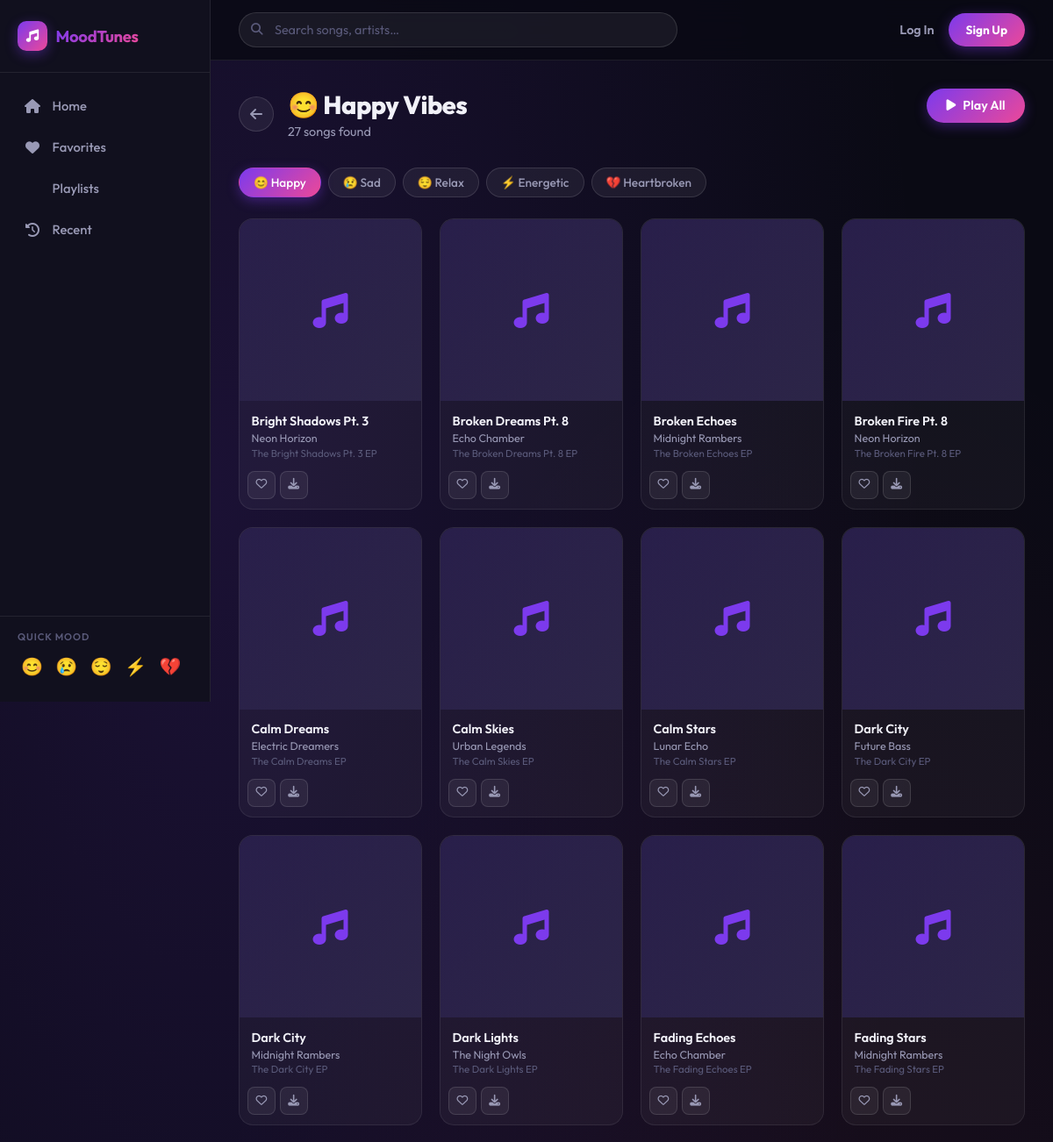
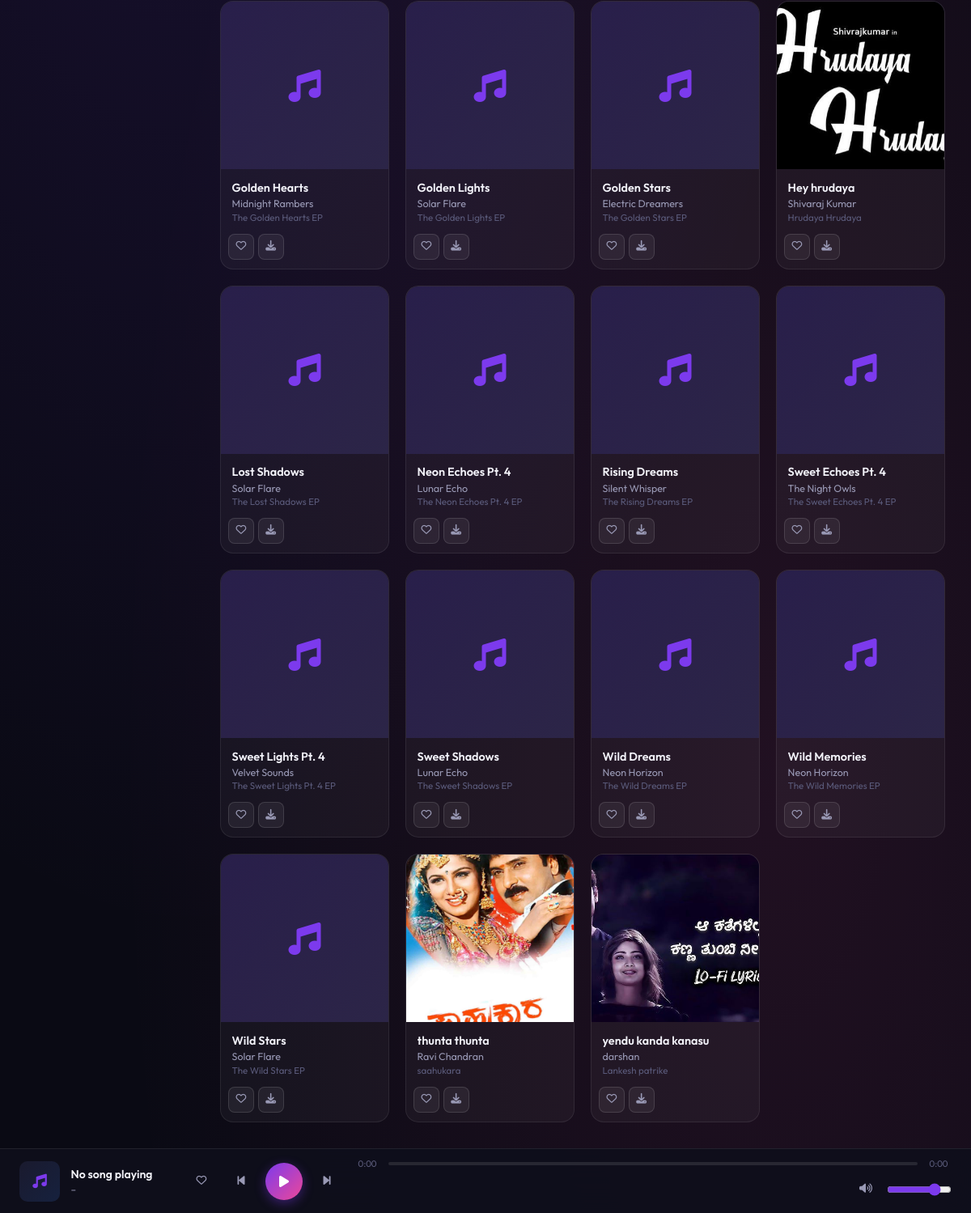
The page /recommend/?emotion=Happy on the database its author committed (2 pictures, top to bottom).
### music/models.py (models this page shows, shortened)
class Song(models.Model):
    EMOTION_CHOICES = [
        ('Happy', 'Happy'),
        ('Sad', 'Sad'),
        ('Relax', 'Relax'),
        ('Energetic', 'Energetic'),
        ('Heartbroken', 'Heartbroken'),
    ]
    title = models.CharField(max_length=200)
    slug = AutoSlugField(populate_from='title', unique=True, always_update=False, null=True, blank=True)
    artist = models.CharField(max_length=200)
    album = models.CharField(max_length=200, blank=True, default='')
    emotion = models.CharField(max_length=50, choices=EMOTION_CHOICES)
    audio_file = models.FileField(upload_to='songs/', blank=True, null=True)
    audio_url = models.URLField(max_length=500, blank=True, null=True)
    cover_image = models.ImageField(upload_to='covers/', blank=True, null=True)
    cover_url = models.URLField(max_length=500, blank=True, null=True)
    duration = models.CharField(max_length=10, blank=True, default='')  # e.g. "3:45"
    seo_title = models.CharField(max_length=255, blank=True, null=True)
    seo_description = models.TextField(blank=True, null=True)
    created_at = models.DateTimeField(auto_now_add=True)
    class Meta:
        ordering = ['title']

### music/views.py (the view)
# urls.py: path('recommend/', views.recommend, name='recommend'),
def recommend(request):
    emotion = request.GET.get('emotion', '')
    songs = Song.objects.filter(emotion__iexact=emotion) if emotion else Song.objects.none()
    favorite_ids = _get_favorite_ids(request)
    if request.user.is_authenticated:
        playlists = Playlist.objects.filter(user=request.user)
    else:
        playlists = Playlist.objects.filter(session_key=_get_session_key(request))
    emotions = [
        {'key': 'Happy',       'emoji': '😊', 'color': '#f9c74f'},
        {'key': 'Sad',         'emoji': '😢', 'color': '#4cc9f0'},
        {'key': 'Relax',       'emoji': '😌', 'color': '#80b918'},
        {'key': 'Energetic',   'emoji': '⚡', 'color': '#f77f00'},
        {'key': 'Heartbroken', 'emoji': '💔', 'color': '#e63946'},
    ]
    return render(request, 'music/recommendations.html', {
        'emotion': emotion,
        'songs': songs,
        'favorite_ids': list(favorite_ids),
        'playlists': playlists,
        'emotions': emotions,
    })

### music/views.py (called while the page is built)
def _get_session_key(request):
    if not request.session.session_key:
        request.session.create()
    return request.session.session_key

def _get_favorite_ids(request):
    if request.user.is_authenticated:
        return set(Favorite.objects.filter(user=request.user).values_list('song_id', flat=True))
    sk = _get_session_key(request)
    return set(Favorite.objects.filter(session_key=sk).values_list('song_id', flat=True))

### music/templates/music/recommendations.html (shortened to what this page needs)
{% extends 'music/base.html' %}
{% load static %}
{% block content %}
<div class="page-header">
    <div class="page-header-left">
        <a href="{% url 'home' %}" class="back-btn"><i class="fas fa-arrow-left"></i></a>
        <div>
            <h1 class="page-title">
                {% for emo in emotions %}{% if emo.key == emotion %}{{ emo.emoji }} {% endif %}{% endfor %}
                {{ emotion }} Vibes
            </h1>
            <p class="page-subtitle">{{ songs|length }} song{{ songs|length|pluralize }} found</p>
        </div>
    </div>
    {% if songs %}
    <button class="btn-primary" id="playAllBtn" onclick="playAllSongs()">
        <i class="fas fa-play"></i> Play All
    </button>
    {% endif %}
</div>
<div class="emotion-tabs">
    {% for emo in emotions %}
    <a href="{% url 'recommend' %}?emotion={{ emo.key }}"
        class="emotion-tab {% if emo.key == emotion %}active{% endif %}" style="--emo-color: {{ emo.color }}">
        {{ emo.emoji }} {{ emo.key }}
    </a>
    {% endfor %}
</div>
{% if songs %}
<div class="songs-grid" id="songsGrid">
    {% for song in songs %}
    <div class="song-card" data-song-id="{{ song.id }}"
        data-audio="{% if song.audio_url %}{{ song.audio_url }}{% else %}{{ song.audio_file.url }}{% endif %}"
        data-title="{{ song.title }}" data-artist="{{ song.artist }}"
        data-cover="{% if song.cover_image %}{% if song.cover_url %}{{ song.cover_url }}{% elif song.cover_image %}{{ song.cover_image.url }}{% else %}/static/music/img/default_cover.png{% endif %}{% endif %}">
        <div class="card-cover" onclick="playSongFromCard(this.closest('.song-card'))">
            {% if song.cover_image %}
            <img src="{% if song.cover_url %}{{ song.cover_url }}{% elif song.cover_image %}{{ song.cover_image.url }}{% else %}/static/music/img/default_cover.png{% endif %}"
                alt="{{ song.title }} cover" class="cover-img" loading="lazy">
            {% else %}
            <div class="cover-placeholder">
                <i class="fas fa-music"></i>
            </div>
            {% endif %}
        </div>
        <div class="card-info">
            <div class="card-title" title="{{ song.title }}">{{ song.title }}</div>
            <div class="card-artist">{{ song.artist }}</div>
            {% if song.album %}<div class="card-album">{{ song.album }}</div>{% endif %}
        </div>
        <div class="card-actions">
            <button class="action-btn fav-btn {% if song.id in favorite_ids %}favorited{% endif %}"
                onclick="toggleFavorite(this, {{ song.id }})" title="Favorite">
                <i class="{% if song.id in favorite_ids %}fas{% else %}far{% endif %} fa-heart"></i>
            </button>
            <a href="{% url 'download_song' song.id %}" class="action-btn" title="Download" download>
                <i class="fas fa-download"></i>
            </a>
        </div>
    </div>
    {% endfor %}
</div>
{% endif %}
{% endblock %}

### music/templates/music/base.html (shortened to what this page needs)
{% load static %}
<!DOCTYPE html>
<html lang="en">
<head>
    <link rel="stylesheet" href="https://cdnjs.cloudflare.com/ajax/libs/font-awesome/6.5.0/css/all.min.css">
    <link rel="stylesheet" href="{% static 'music/css/main.css' %}">
</head>
<body>
    <aside class="sidebar" id="sidebar">
        <div class="sidebar-header">
            <div class="logo">
                <i class="fas fa-music logo-icon"></i>
                <span class="logo-text">MoodTunes</span>
            </div>
        </div>
        <nav class="sidebar-nav">
            <a href="{% url 'home' %}"
                class="nav-item {% if request.resolver_match.url_name == 'home' %}active{% endif %}">
                <i class="fas fa-home"></i><span>Home</span>
            </a>
            <a href="{% url 'favorites' %}"
                class="nav-item {% if request.resolver_match.url_name == 'favorites' %}active{% endif %}">
                <i class="fas fa-heart"></i><span>Favorites</span>
            </a>
            <a href="{% url 'playlists' %}"
                class="nav-item {% if request.resolver_match.url_name == 'playlists' or request.resolver_match.url_name == 'playlist_detail' %}active{% endif %}">
                <span>Playlists</span>
            </a>
            <a href="{% url 'recently_played' %}"
                class="nav-item {% if request.resolver_match.url_name == 'recently_played' %}active{% endif %}">
                <i class="fas fa-clock-rotate-left"></i><span>Recent</span>
            </a>
        </nav>
        <div class="sidebar-footer">
            <div class="sidebar-emotions-label">Quick Mood</div>
            <div class="sidebar-emotions">
                <a href="{% url 'recommend' %}?emotion=Happy" class="sidebar-emotion" title="Happy">😊</a>
                <a href="{% url 'recommend' %}?emotion=Sad" class="sidebar-emotion" title="Sad">😢</a>
                <a href="{% url 'recommend' %}?emotion=Relax" class="sidebar-emotion" title="Relax">😌</a>
                <a href="{% url 'recommend' %}?emotion=Energetic" class="sidebar-emotion" title="Energetic">⚡</a>
                <a href="{% url 'recommend' %}?emotion=Heartbroken" class="sidebar-emotion" title="Heartbroken">💔</a>
            </div>
        </div>
    </aside>
    <div class="main-wrapper">
        <header class="topbar">
            <div class="topbar-left">
                <form class="search-form" action="{% url 'search' %}" method="get" role="search">
                    <i class="fas fa-search search-icon"></i>
                    <input type="text" name="q" class="search-input" placeholder="Search songs, artists…"
                        value="{{ request.GET.q }}" aria-label="Search songs">
                </form>
            </div>
            <div class="topbar-right">
                {% if user.is_authenticated %}
                <div class="user-profile">
                    <div class="user-avatar">
                        {{ user.username|first|upper }}
                    </div>
                    <span class="user-name">{{ user.username }}</span>
                    <div class="user-dropdown">
                        <a href="{% url 'logout' %}" class="dropdown-item">
                            <i class="fas fa-sign-out-alt"></i> Logout
                        </a>
                    </div>
                </div>
                {% else %}
                <div class="auth-btns">
                    <a href="{% url 'login' %}" class="auth-btn-minimal">Log In</a>
                    <a href="{% url 'signup' %}" class="auth-btn-premium">Sign Up</a>
                </div>
                {% endif %}
            </div>
        </header>
        <main class="content" id="mainContent">
            {% block content %}{% endblock %}
        </main>
    </div>
    <div class="player-bar" id="playerBar">
        <div class="player-info">
            <div class="player-cover" id="playerCover">
                <div class="player-cover-placeholder" id="playerCoverPlaceholder">
                    <i class="fas fa-music"></i>
                </div>
            </div>
            <div class="player-meta">
                <div class="player-title" id="playerTitle">No song playing</div>
                <div class="player-artist" id="playerArtist">–</div>
            </div>
            <button class="player-fav-btn" id="playerFavBtn" data-song-id="" title="Favorite">
                <i class="far fa-heart"></i>
            </button>
        </div>
        <div class="player-controls">
            <button class="ctrl-btn" id="prevBtn" title="Previous"><i class="fas fa-backward-step"></i></button>
            <button class="ctrl-btn play-btn" id="playPauseBtn" title="Play/Pause">
                <i class="fas fa-play" id="playIcon"></i>
            </button>
            <button class="ctrl-btn" id="nextBtn" title="Next"><i class="fas fa-forward-step"></i></button>
        </div>
        <div class="player-right">
            <div class="progress-area">
                <span class="time-label" id="currentTime">0:00</span>
                <div class="progress-bar-wrap" id="progressBarWrap">
                    <div class="progress-bar-bg">
                    </div>
                </div>
                <span class="time-label" id="totalTime">0:00</span>
            </div>
            <div class="volume-area">
                <button class="ctrl-btn vol-btn" id="muteBtn" title="Mute"><i class="fas fa-volume-high"
                        id="volIcon"></i></button>
                <input type="range" class="volume-range" id="volumeRange" min="0" max="100" value="80" step="1">
            </div>
        </div>
    </div>
</body>
</html>

### rows shown on the page
Song: title "Bright Shadows Pt. 3", artist "Neon Horizon", album "The Bright Shadows Pt. 3 EP"
Song: title "Broken Dreams Pt. 8", artist "Echo Chamber", album "The Broken Dreams Pt. 8 EP"
Song: title "Broken Echoes", artist "Midnight Rambers", album "The Broken Echoes EP"
Song: title "Broken Fire Pt. 8", artist "Neon Horizon", album "The Broken Fire Pt. 8 EP"
Song: title "Calm Dreams", artist "Electric Dreamers", album "The Calm Dreams EP"
Song: title "Calm Skies", artist "Urban Legends", album "The Calm Skies EP"
Song: title "Calm Stars", artist "Lunar Echo", album "The Calm Stars EP"
Song: title "Dark City", artist "Future Bass", album "The Dark City EP"
Song: title "Dark City", artist "Midnight Rambers", album "The Dark City EP"
Song: title "Dark Lights", artist "The Night Owls", album "The Dark Lights EP"
Song: title "Fading Echoes", artist "Echo Chamber", album "The Fading Echoes EP"
Song: title "Fading Stars", artist "Midnight Rambers", album "The Fading Stars EP"
Song: title "Golden Hearts", artist "Midnight Rambers", album "The Golden Hearts EP"
Song: title "Golden Lights", artist "Solar Flare", album "The Golden Lights EP"
Song: title "Golden Stars", artist "Electric Dreamers", album "The Golden Stars EP"
Song: cover_image (picture), title "Hey hrudaya", artist "Shivaraj Kumar", album "Hrudaya Hrudaya"
Song: title "Lost Shadows", artist "Solar Flare", album "The Lost Shadows EP"
Song: title "Neon Echoes Pt. 4", artist "Lunar Echo", album "The Neon Echoes Pt. 4 EP"
Song: title "Rising Dreams", artist "Silent Whisper", album "The Rising Dreams EP"
Song: title "Sweet Echoes Pt. 4", artist "The Night Owls", album "The Sweet Echoes Pt. 4 EP"
Song: title "Sweet Lights Pt. 4", artist "Velvet Sounds", album "The Sweet Lights Pt. 4 EP"
Song: title "Sweet Shadows", artist "Lunar Echo", album "The Sweet Shadows EP"
Song: title "Wild Dreams", artist "Neon Horizon", album "The Wild Dreams EP"
Song: title "Wild Memories", artist "Neon Horizon", album "The Wild Memories EP"
Song: title "Wild Stars", artist "Solar Flare", album "The Wild Stars EP"
Song: cover_image (picture), title "thunta thunta", artist "Ravi Chandran", album "saahukara"
Song: cover_image (picture), title "yendu kanda kanasu", artist "darshan", album "Lankesh patrike"

### other values the page prints
{{ emo.emoji }} "😊"
{{ emotion }} "Happy"
{{ songs|length }} "27"
{{ emo.emoji }} "😊" "😢" "😌" "⚡" "💔"
{{ emo.key }} "Happy" "Sad" "Relax" "Energetic" "Heartbroken"
